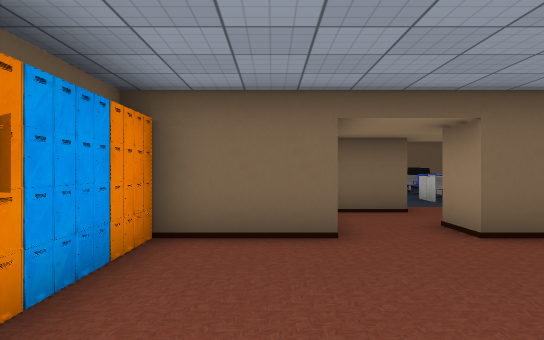
[1] (above)

21 first-person views from a walk through a 3-D level made in the Unity game engine. The camera is 1.3 m above the floor, looks level and sees 70° across. The floor is counted in squares, 1.41 m on a side. Each view is taken from the middle of a square. On the plan, view 1 faces up. The plan holds only what a view shows up to about 13 squares ahead; the rest is blank. The player is left out. Door leaves are left out, so doorways stand open. Some surface patterns are stand-ins.

[2]
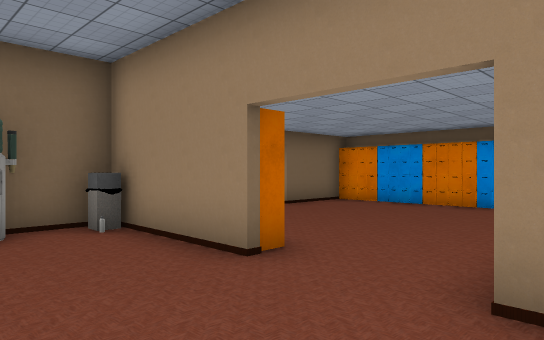

[3]
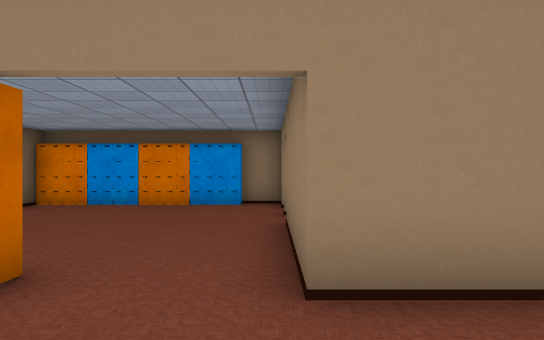

[4]
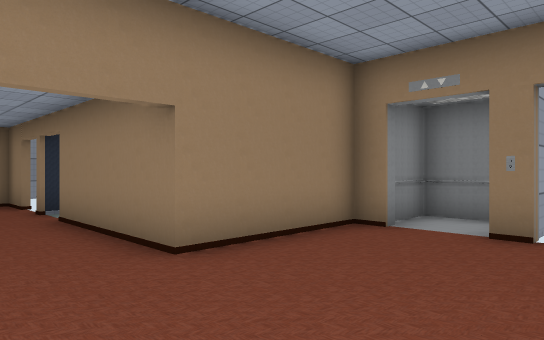

[5]
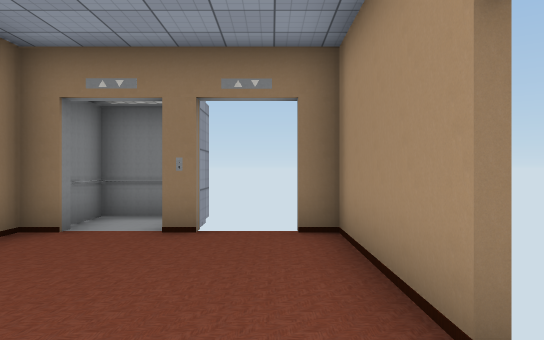

[6]
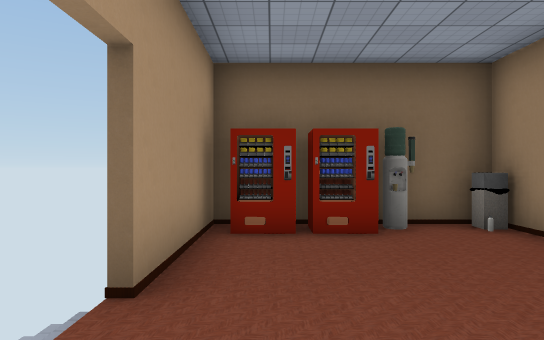

[7]
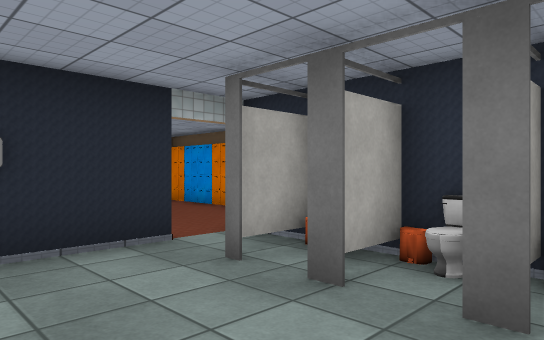

[8]
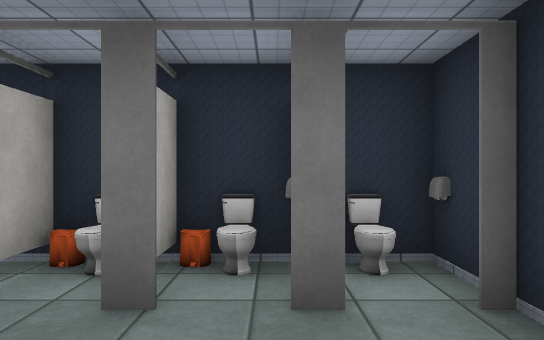

[9]
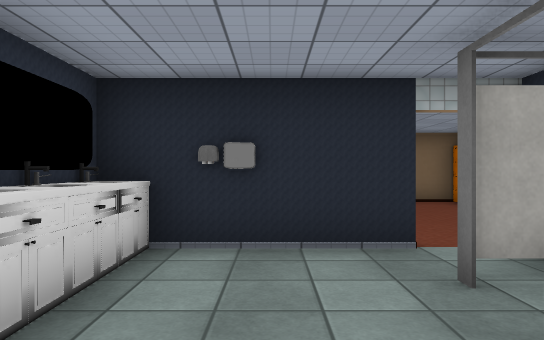

[10]
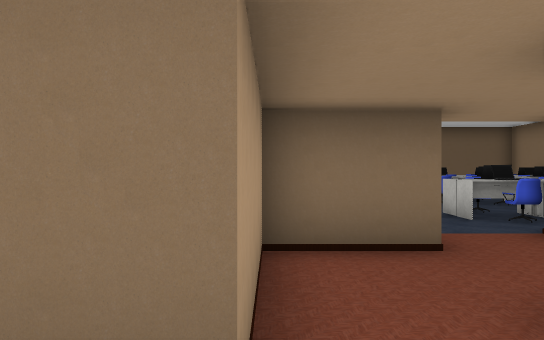

[11]
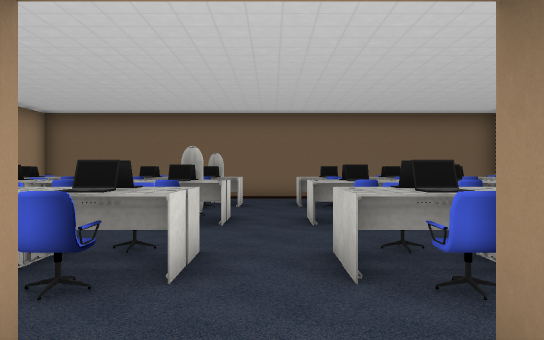

[12]
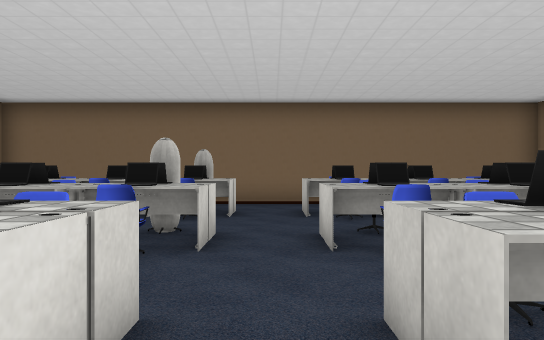

[13]
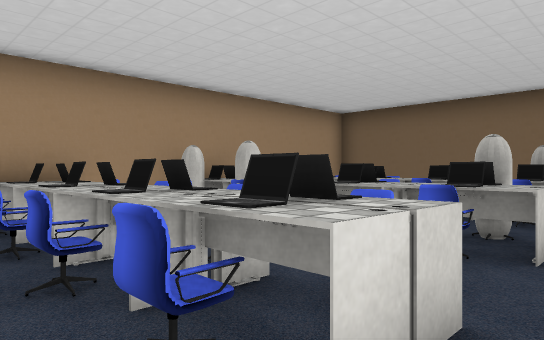

[14]
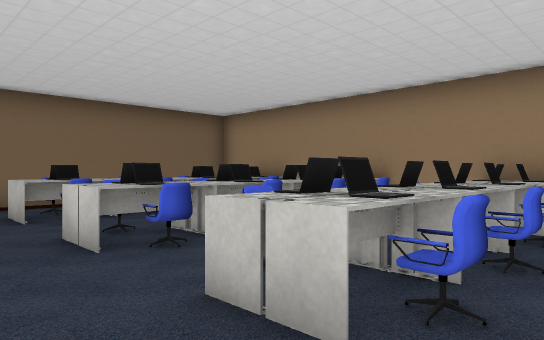

[15]
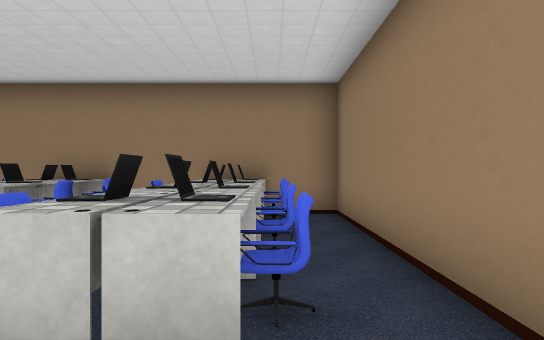

[16]
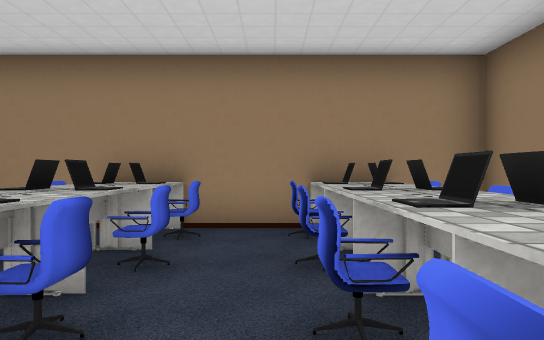

[17]
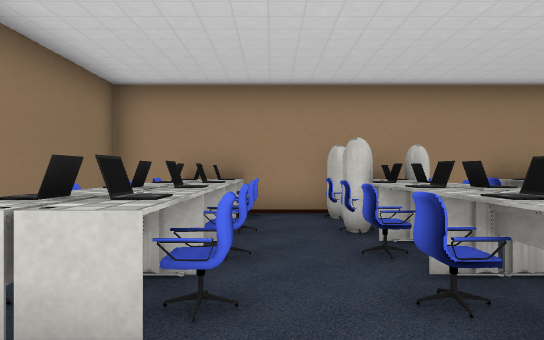

[18]
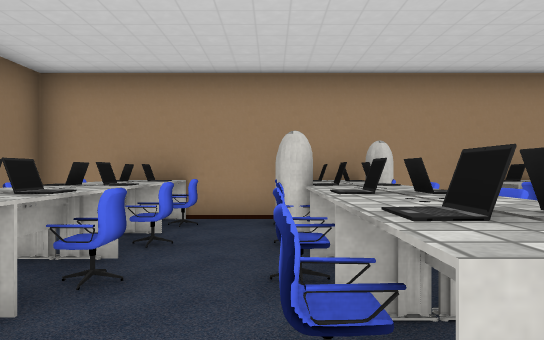

[19]
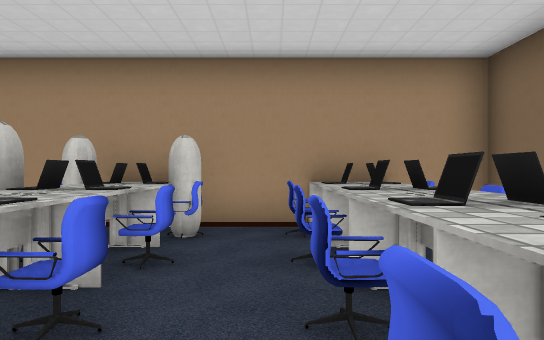

[20]
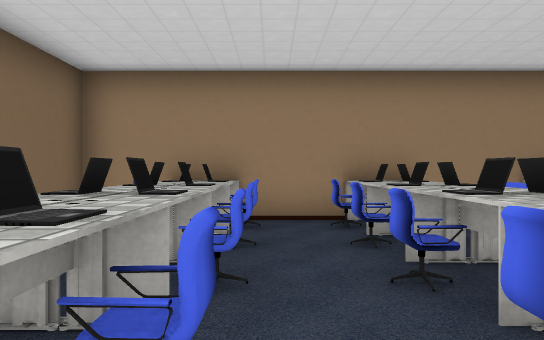

[21]
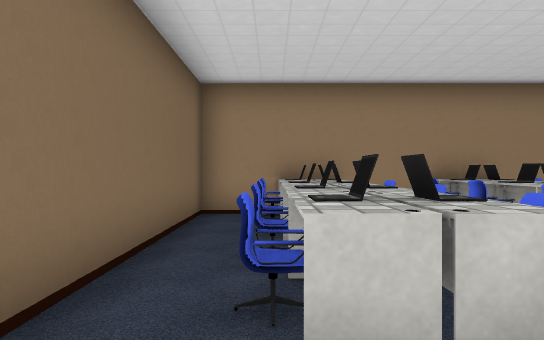

### Floor plan
Points are (right, up) in squares from view 1. A wall is a line through its corners. A room is listed if a view was taken in it or the views show most of it. See-through windows are left out.
Room 1 (views 1, 2, 3, 4, 5, 6, 7, 8, 9, 10)
walls: (-2.2, -1.3) (1.8, -1.3); (1.8, -1.4) (-2.1, -1.4); (-2.2, 3.4) (-2.2, 4.5); (-2.2, 4) (-2.7, 4); (-2.5, 4.6) (-7, 4.6) (-7, 0.8); (-4.1, 4) (-4.2, 4); (-2.9, -4.8) (-2.2, -4.8); (4.4, -1.3) (5.7, -1.3) (5.7, -0.1); (2.9, -4.6) (2.9, -1.2); (-7, -0.9) (-7, -4.8); (-4.8, -4.8) (-4.4, -4.8); (0.9, 6.5) (0.9, 5.3) (-1.5, 5.3); (5.4, 5.3) (2.9, 5.3) (2.9, 6.5)
ways out: opening at (2, 6) to room 2; open door at (-4.5, -5) to room 3; open door at (2, -4.5); open door at (3, -1)
objects: other object (-6, 4); other object (-5, 4); other object (-2, -4); other object (-2, -3); other object (-2, -2); other object (-2, 2); other object (-2, 3); other object (-2, 5); other object (5, 0) to (5, 1); other object (5, 2); other object (5, 3); other object (5, 5)
Room 2 (views 11, 12, 13, 14, 15, 16, 17, 18, 19, 20, 21)
walls: (4.9, 9.6) (11.2, 9.6) (11.2, 20.5) (-3.3, 20.5) (-3.3, 19.6); (3, 8.4) (0.9, 8.4); (0.9, 8.1) (0.9, 6.5); (-3.3, 17.2) (-3.3, 12.6); (-3.3, 10.4) (-3.3, 9.6) (0.2, 9.6)
ways out: opening at (2, 6) to room 1
objects: other object (-3, 11); other object (-3, 12) to (-2, 12); other object (-3, 14); other object (-3, 15); other object (-3, 18); other object (-3, 19); other object (-2, 11); other object (-2, 13); other object (-2, 14); other object (-2, 15); other object (-2, 16); other object (-2, 17); other object (-2, 18); other object (-2, 19); other object (-1, 11); other object (-1, 12); other object (-1, 13); other object (-1, 14); other object (-1, 15); other object (-1, 16); other object (-1, 17); other object (-1, 18); other object (-1, 19); other object (0, 12); other object (0, 14); other object (0, 15); other object (0, 18); other object (1, 11); other object (1, 12); other object (1, 13); other object (1, 14); other object (1, 15); other object (1, 16); other object (1, 17); other object (1, 18); other object (2, 11); other object (2, 12) to (3, 12); other object (2, 13); other object (2, 14); other object (2, 15) to (3, 15); other object (2, 16); other object (2, 17); other object (2, 18) to (3, 18); other object (2, 19); other object (5, 11); other object (5, 12) to (6, 12); other object (5, 14); other object (5, 15) to (6, 15); other object (5, 17); other object (5, 18) to (6, 18); other object (5, 19); other object (6, 13); other object (6, 16); other object (7, 11); other object (7, 12); other object (7, 13); other object (7, 14); other object (7, 15); other object (7, 16); other object (7, 17); other object (7, 18); other object (7, 19); other object (8, 12); other object (8, 15); other object (8, 18); other object (9, 11); other object (9, 12); other object (9, 13); other object (9, 14); other object (9, 15); other object (9, 16); other object (9, 17); other object (9, 18); other object (9, 19); other object (10, 11); other object (10, 12); other object (10, 14); other object (10, 15); other object (10, 16); other object (10, 17); other object (10, 18); other object (10, 19); other object (11, 13)
Room 3 (no view inside)
walls: (-3.9, -6.6) (-2.6, -6.6) (-2.6, -5.4)
ways out: open door at (-4.5, -5) to room 1

Where each view was taken, in squares from view 1:
view 1: 0 up, 0 right, facing up
view 2: 2 down, 5 left, facing up-right
view 3: 1 down, 5 left, facing right
view 4: 1 up, 6 left, facing down-right
view 5: 1 up, 6 left, facing down
view 6: 2 down, 6 left, facing up
view 7: 6 down, 1 left, facing up-right
view 8: 5 down, 1 left, facing right
view 9: 6 down, 0 right, facing up
view 10: 4 up, 1 right, facing up
view 11: 8 up, 4 right, facing up
view 12: 10 up, 4 right, facing up
view 13: 10 up, 4 right, facing up-left
view 14: 10 up, 3 right, facing up-right
view 15: 11 up, 3 right, facing right
view 16: 13 up, 5 right, facing right
view 17: 13 up, 5 right, facing left
view 18: 14 up, 4 right, facing left
view 19: 17 up, 3 right, facing left
view 20: 17 up, 4 right, facing right
view 21: 19 up, 3 right, facing right
